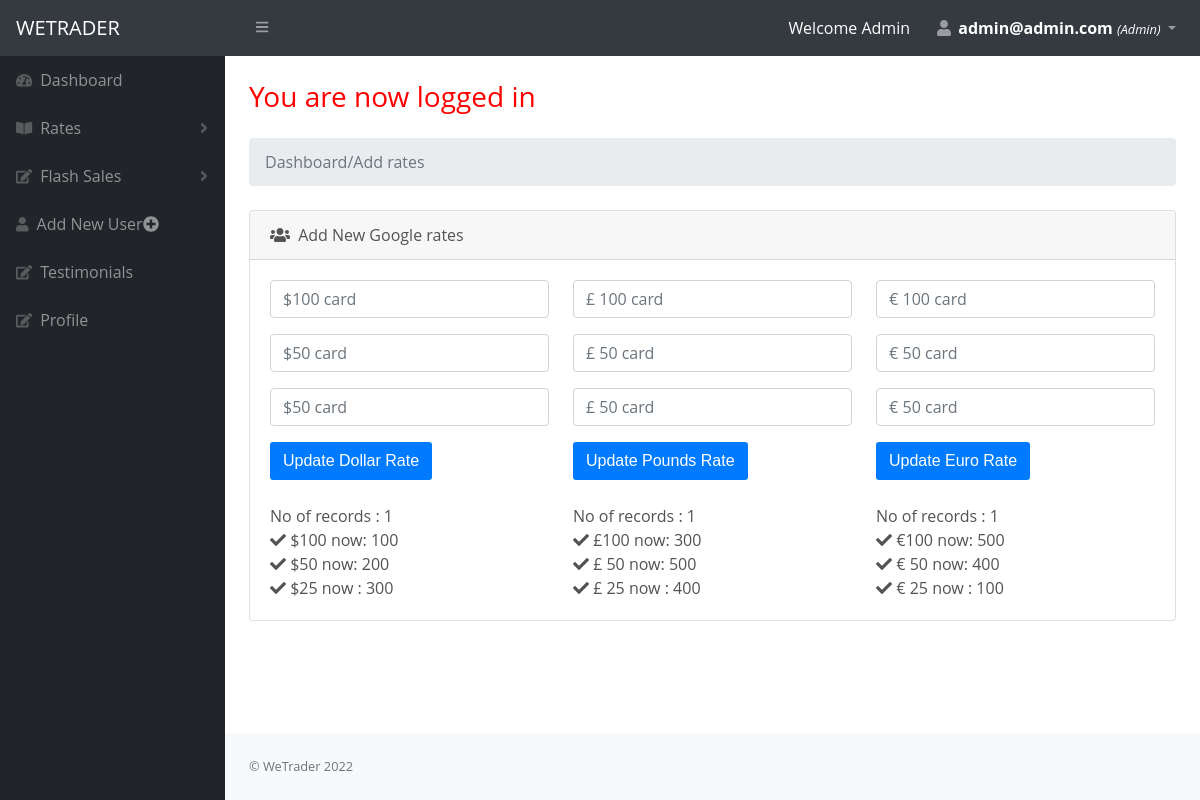
Screenshot of /admin/google-rate.php (signed in) with the database file from the repository.
### tables this page shows
CREATE TABLE `google_rates` (
  `id` int(11) NOT NULL,
  `dollar_100` varchar(100) NOT NULL,
  `dollar_50` int(100) NOT NULL,
  `dollar_25` varchar(100) NOT NULL,
  `date` datetime NOT NULL DEFAULT CURRENT_TIMESTAMP
);

CREATE TABLE `google_pounds_rates` (
  `id` int(11) NOT NULL,
  `pounds_100` varchar(100) NOT NULL,
  `pounds_50` int(100) NOT NULL,
  `pounds_25` varchar(100) NOT NULL,
  `date` datetime NOT NULL DEFAULT CURRENT_TIMESTAMP
);

CREATE TABLE `google_euro_rates` (
  `id` int(11) NOT NULL,
  `euro_100` varchar(100) NOT NULL,
  `euro_50` int(100) NOT NULL,
  `euro_25` varchar(100) NOT NULL,
  `date` datetime NOT NULL DEFAULT CURRENT_TIMESTAMP
);

### admin/google-rate.php (the view, shortened to what this page needs)
<?php
include('head.php');
include ('navbar.php');
?>
<?php
include ('sidebar.php');
?>
    <div id="layoutSidenav_content">
    <main>
        <div class="container-fluid">
            <h1 class="mt-4" style="color:red;"> <?php if (isset($_SESSION['success'])) : ?>
                    <div class="error success" >
                        <h3>
                            <?php
                            echo $_SESSION['success'];
                            ?>
                        </h3>
                    </div>
                <?php endif ?> </h1>
            <ol class="breadcrumb mb-4">
                <li class="breadcrumb-item active">Dashboard/Add rates</li>
            </ol>
            <div class="card mb-4">
                <div class="card-header">
                    <i class="fas fa-users mr-1"></i>
                    Add New  Google rates
                </div>
                <div class="card-body">
                    <div class="row">
                        <div class="col-lg-4">
                            <?php
                            $d100 = "";
                            $d50    = "";
                            $d25    = "";
                            ?>
                            <form method="post" action="">
                                <div class="form-group">
                                    <input type="text" class="form-control"   name="d100" value="<?php echo $d100; ?>" placeholder="$100 card">
                                </div>
                                <div class="form-group">
                                    <input type="text" class="form-control"   name="d50" value="<?php echo $d50; ?>" placeholder="$50 card">
                                </div>
                                <div class="form-group">
                                    <input type="text" class="form-control"   name="d25" value="<?php echo $d25; ?>" placeholder="$50 card">
                                </div>
                                <div class="form-group mb-0">
                                    <button type="submit"  name="rate_btn" class="btn bg-primary text-white">Update Dollar Rate</button>
                                </div>
                            </form>
                            <?php
                            global $db;
                            $query = "SELECT dollar_100, dollar_50, dollar_25 from google_rates";
                            $results = mysqli_query($db, $query);
                            if($results->num_rows > 0) {
                                echo "<br>
                             No of records : ".$results->num_rows."<br>";
                                while ($row = $results->fetch_assoc()) {
                                    echo "<i class='fa fa-check'></i> $100 now: $row[dollar_100]
                                <br><i class='fa fa-check'></i> $50 now:   $row[dollar_50]
                                <br> <i class='fa fa-check'></i> $25 now : $row[dollar_25]";
                                }
                            }
                            ?>
                        </div>
                        <div class="col-lg-4">
                            <?php
                            $d100 = "";
                            $d50    = "";
                            $d25    = "";
                            ?>
                            <form method="post" action="">
                                <div class="form-group">
                                    <input type="text" class="form-control"   name="d100" value="<?php echo $d100; ?>" placeholder="&pound; 100 card">
                                </div>
                                <div class="form-group">
                                    <input type="text" class="form-control"   name="d50" value="<?php echo $d50; ?>" placeholder="&pound; 50 card">
                                </div>
                                <div class="form-group">
                                    <input type="text" class="form-control"   name="d25" value="<?php echo $d25; ?>" placeholder="&pound; 50 card">
                                </div>
                                <div class="form-group mb-0">
                                    <button type="submit"  name="pounds_rate_btn" class="btn bg-primary text-white">Update Pounds Rate</button>
                                </div>
                            </form>
                            <?php
                            global $db;
                            $query = "SELECT pounds_100, pounds_50, pounds_25 from google_pounds_rates";
                            $results = mysqli_query($db, $query);
                            if($results->num_rows > 0) {
                                echo "<br>
                             No of records : ".$results->num_rows."<br>";
                                while ($row = $results->fetch_assoc()) {
                                    echo "<i class='fa fa-check'></i> &pound;100 now: $row[pounds_100]
                                <br><i class='fa fa-check'></i> &pound; 50 now:   $row[pounds_50]
                                <br> <i class='fa fa-check'></i> &pound; 25 now : $row[pounds_25]";
                                }
                            }
                            ?>
                        </div>
                        <div class="col-lg-4">
                            <?php
                            $d100 = "";
                            $d50    = "";
                            $d25    = "";
                            ?>
                            <form method="post" action="">
                                <div class="form-group">
                                    <input type="text" class="form-control"   name="d100" value="<?php echo $d100; ?>" placeholder="&euro; 100 card">
                                </div>
                                <div class="form-group">
                                    <input type="text" class="form-control"   name="d50" value="<?php echo $d50; ?>" placeholder="&euro; 50 card">
                                </div>
                                <div class="form-group">
                                    <input type="text" class="form-control"   name="d25" value="<?php echo $d25; ?>" placeholder="&euro; 50 card">
                                </div>
                                <div class="form-group mb-0">
                                    <button type="submit"  name="euro_rate_btn" class="btn bg-primary text-white">Update Euro Rate</button>
                                </div>
                            </form>
                            <?php
                            global $db;
                            $query = "SELECT euro_100, euro_50, euro_25 from google_euro_rates";
                            $results = mysqli_query($db, $query);
                            if($results->num_rows > 0) {
                                echo "<br>
                             No of records : ".$results->num_rows."<br>";
                                while ($row = $results->fetch_assoc()) {
                                    echo "<i class='fa fa-check'></i> &euro;100 now: $row[euro_100]
                                <br><i class='fa fa-check'></i> &euro; 50 now:   $row[euro_50]
                                <br> <i class='fa fa-check'></i> &euro; 25 now : $row[euro_25]";
                                }
                            }
                            ?>
                        </div>
                    </div>
                </div>
            </div>
    </main>
<?php
include('foot.php');
?>

### rows the page displays
google_rates: dollar_100 "100", dollar_50 "200", dollar_25 "300"
google_pounds_rates: pounds_100 "300", pounds_50 "500", pounds_25 "400"
google_euro_rates: euro_100 "500", euro_50 "400", euro_25 "100"

### other values shown
$_SESSION['user']['email'] "admin@admin.com"
$_SESSION['user']['user_type'] "Admin"
$_SESSION['success'] "You are now logged in"
$results->num_rows "1"
